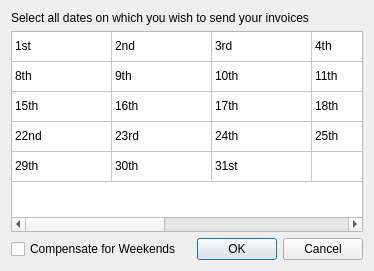
<?xml version="1.0" encoding="UTF-8"?>
<ui version="4.0">
 <class>Dialog</class>
 <widget class="QDialog" name="Dialog">
  <property name="geometry">
   <rect>
    <x>0</x>
    <y>0</y>
    <width>374</width>
    <height>271</height>
   </rect>
  </property>
  <property name="windowTitle">
   <string>Set Dates To Email Invoices</string>
  </property>
  <layout class="QGridLayout" name="gridLayout">
   <item row="2" column="1">
    <widget class="QDialogButtonBox" name="buttonBox">
     <property name="orientation">
      <enum>Qt::Horizontal</enum>
     </property>
     <property name="standardButtons">
      <set>QDialogButtonBox::Cancel|QDialogButtonBox::Ok</set>
     </property>
    </widget>
   </item>
   <item row="2" column="0">
    <widget class="QCheckBox" name="compensateCheckBox">
     <property name="text">
      <string>Compensate for Weekends</string>
     </property>
    </widget>
   </item>
   <item row="1" column="0" colspan="2">
    <widget class="QWidget" name="widget" native="true">
     <layout class="QGridLayout" name="gridLayout_2">
      <property name="leftMargin">
       <number>0</number>
      </property>
      <property name="topMargin">
       <number>0</number>
      </property>
      <property name="rightMargin">
       <number>0</number>
      </property>
      <property name="bottomMargin">
       <number>0</number>
      </property>
      <item row="0" column="0">
       <widget class="QTableWidget" name="tableWidget">
        <property name="verticalScrollBarPolicy">
         <enum>Qt::ScrollBarAsNeeded</enum>
        </property>
        <property name="horizontalScrollBarPolicy">
         <enum>Qt::ScrollBarAsNeeded</enum>
        </property>
        <property name="alternatingRowColors">
         <bool>false</bool>
        </property>
        <property name="selectionMode">
         <enum>QAbstractItemView::MultiSelection</enum>
        </property>
        <property name="cornerButtonEnabled">
         <bool>false</bool>
        </property>
        <attribute name="horizontalHeaderVisible">
         <bool>false</bool>
        </attribute>
        <attribute name="horizontalHeaderCascadingSectionResizes">
         <bool>false</bool>
        </attribute>
        <attribute name="horizontalHeaderHighlightSections">
         <bool>true</bool>
        </attribute>
        <attribute name="verticalHeaderVisible">
         <bool>false</bool>
        </attribute>
        <attribute name="verticalHeaderCascadingSectionResizes">
         <bool>false</bool>
        </attribute>
        <attribute name="verticalHeaderStretchLastSection">
         <bool>false</bool>
        </attribute>
        <row>
         <property name="text">
          <string>New Row</string>
         </property>
        </row>
        <row>
         <property name="text">
          <string>1</string>
         </property>
        </row>
        <row>
         <property name="text">
          <string>2</string>
         </property>
        </row>
        <row>
         <property name="text">
          <string>3</string>
         </property>
        </row>
        <row>
         <property name="text">
          <string>4</string>
         </property>
        </row>
        <column>
         <property name="text">
          <string>New Column</string>
         </property>
        </column>
        <column>
         <property name="text">
          <string>1</string>
         </property>
        </column>
        <column>
         <property name="text">
          <string>2</string>
         </property>
        </column>
        <column>
         <property name="text">
          <string>3</string>
         </property>
        </column>
        <column>
         <property name="text">
          <string>4</string>
         </property>
        </column>
        <column>
         <property name="text">
          <string>5</string>
         </property>
        </column>
        <column>
         <property name="text">
          <string>6</string>
         </property>
        </column>
        <item row="0" column="0">
         <property name="text">
          <string>1st</string>
         </property>
        </item>
        <item row="0" column="1">
         <property name="text">
          <string>2nd</string>
         </property>
        </item>
        <item row="0" column="2">
         <property name="text">
          <string>3rd</string>
         </property>
        </item>
        <item row="0" column="3">
         <property name="text">
          <string>4th</string>
         </property>
        </item>
        <item row="0" column="4">
         <property name="text">
          <string>5th</string>
         </property>
        </item>
        <item row="0" column="5">
         <property name="text">
          <string>6th</string>
         </property>
        </item>
        <item row="0" column="6">
         <property name="text">
          <string>7th</string>
         </property>
        </item>
        <item row="1" column="0">
         <property name="text">
          <string>8th</string>
         </property>
        </item>
        <item row="1" column="1">
         <property name="text">
          <string>9th</string>
         </property>
        </item>
        <item row="1" column="2">
         <property name="text">
          <string>10th</string>
         </property>
        </item>
        <item row="1" column="3">
         <property name="text">
          <string>11th</string>
         </property>
        </item>
        <item row="1" column="4">
         <property name="text">
          <string>12th</string>
         </property>
        </item>
        <item row="1" column="5">
         <property name="text">
          <string>13th</string>
         </property>
        </item>
        <item row="1" column="6">
         <property name="text">
          <string>14th</string>
         </property>
        </item>
        <item row="2" column="0">
         <property name="text">
          <string>15th</string>
         </property>
        </item>
        <item row="2" column="1">
         <property name="text">
          <string>16th</string>
         </property>
        </item>
        <item row="2" column="2">
         <property name="text">
          <string>17th</string>
         </property>
        </item>
        <item row="2" column="3">
         <property name="text">
          <string>18th</string>
         </property>
        </item>
        <item row="2" column="4">
         <property name="text">
          <string>19th</string>
         </property>
        </item>
        <item row="2" column="5">
         <property name="text">
          <string>20th</string>
         </property>
        </item>
        <item row="2" column="6">
         <property name="text">
          <string>21st</string>
         </property>
        </item>
        <item row="3" column="0">
         <property name="text">
          <string>22nd</string>
         </property>
        </item>
        <item row="3" column="1">
         <property name="text">
          <string>23rd</string>
         </property>
        </item>
        <item row="3" column="2">
         <property name="text">
          <string>24th</string>
         </property>
        </item>
        <item row="3" column="3">
         <property name="text">
          <string>25th</string>
         </property>
        </item>
        <item row="3" column="4">
         <property name="text">
          <string>26th</string>
         </property>
        </item>
        <item row="3" column="5">
         <property name="text">
          <string>27th</string>
         </property>
        </item>
        <item row="3" column="6">
         <property name="text">
          <string>28th</string>
         </property>
        </item>
        <item row="4" column="0">
         <property name="text">
          <string>29th</string>
         </property>
        </item>
        <item row="4" column="1">
         <property name="text">
          <string>30th</string>
         </property>
        </item>
        <item row="4" column="2">
         <property name="text">
          <string>31st</string>
         </property>
        </item>
        <item row="4" column="3">
         <property name="text">
          <string/>
         </property>
         <property name="flags">
          <set>ItemIsDragEnabled|ItemIsUserCheckable|ItemIsEnabled</set>
         </property>
        </item>
        <item row="4" column="4">
         <property name="flags">
          <set>ItemIsDragEnabled|ItemIsUserCheckable|ItemIsEnabled</set>
         </property>
        </item>
        <item row="4" column="5">
         <property name="flags">
          <set>ItemIsDragEnabled|ItemIsUserCheckable|ItemIsEnabled</set>
         </property>
        </item>
        <item row="4" column="6">
         <property name="flags">
          <set>ItemIsDragEnabled|ItemIsUserCheckable|ItemIsEnabled</set>
         </property>
        </item>
       </widget>
      </item>
     </layout>
    </widget>
   </item>
   <item row="0" column="0" colspan="2">
    <widget class="QLabel" name="label">
     <property name="font">
      <font>
       <pointsize>9</pointsize>
      </font>
     </property>
     <property name="text">
      <string>Select all dates on which you wish to send your invoices</string>
     </property>
    </widget>
   </item>
  </layout>
 </widget>
 <resources/>
 <connections>
  <connection>
   <sender>buttonBox</sender>
   <signal>accepted()</signal>
   <receiver>Dialog</receiver>
   <slot>accept()</slot>
   <hints>
    <hint type="sourcelabel">
     <x>248</x>
     <y>254</y>
    </hint>
    <hint type="destinationlabel">
     <x>157</x>
     <y>274</y>
    </hint>
   </hints>
  </connection>
  <connection>
   <sender>buttonBox</sender>
   <signal>rejected()</signal>
   <receiver>Dialog</receiver>
   <slot>reject()</slot>
   <hints>
    <hint type="sourcelabel">
     <x>316</x>
     <y>260</y>
    </hint>
    <hint type="destinationlabel">
     <x>286</x>
     <y>274</y>
    </hint>
   </hints>
  </connection>
 </connections>
</ui>
